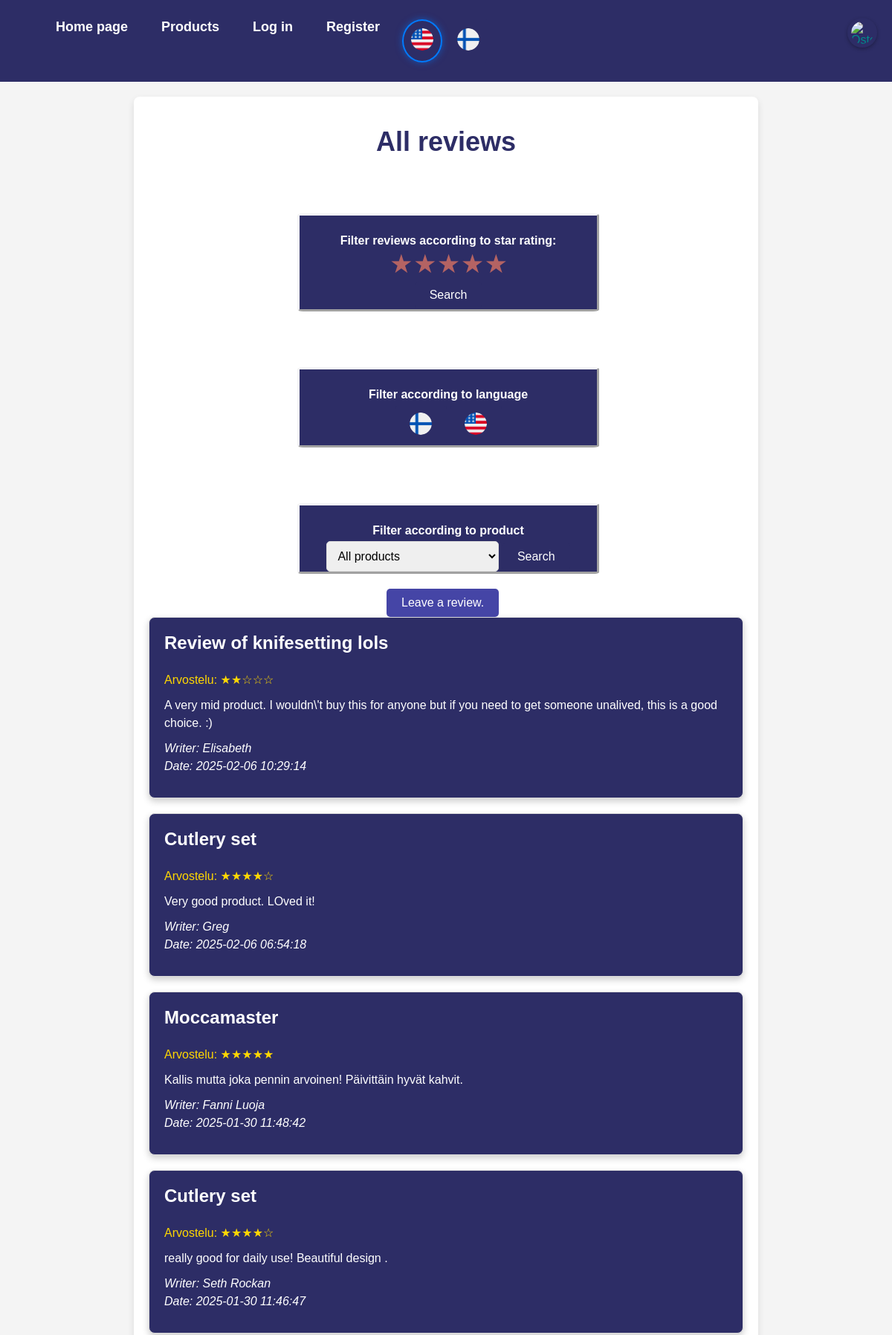
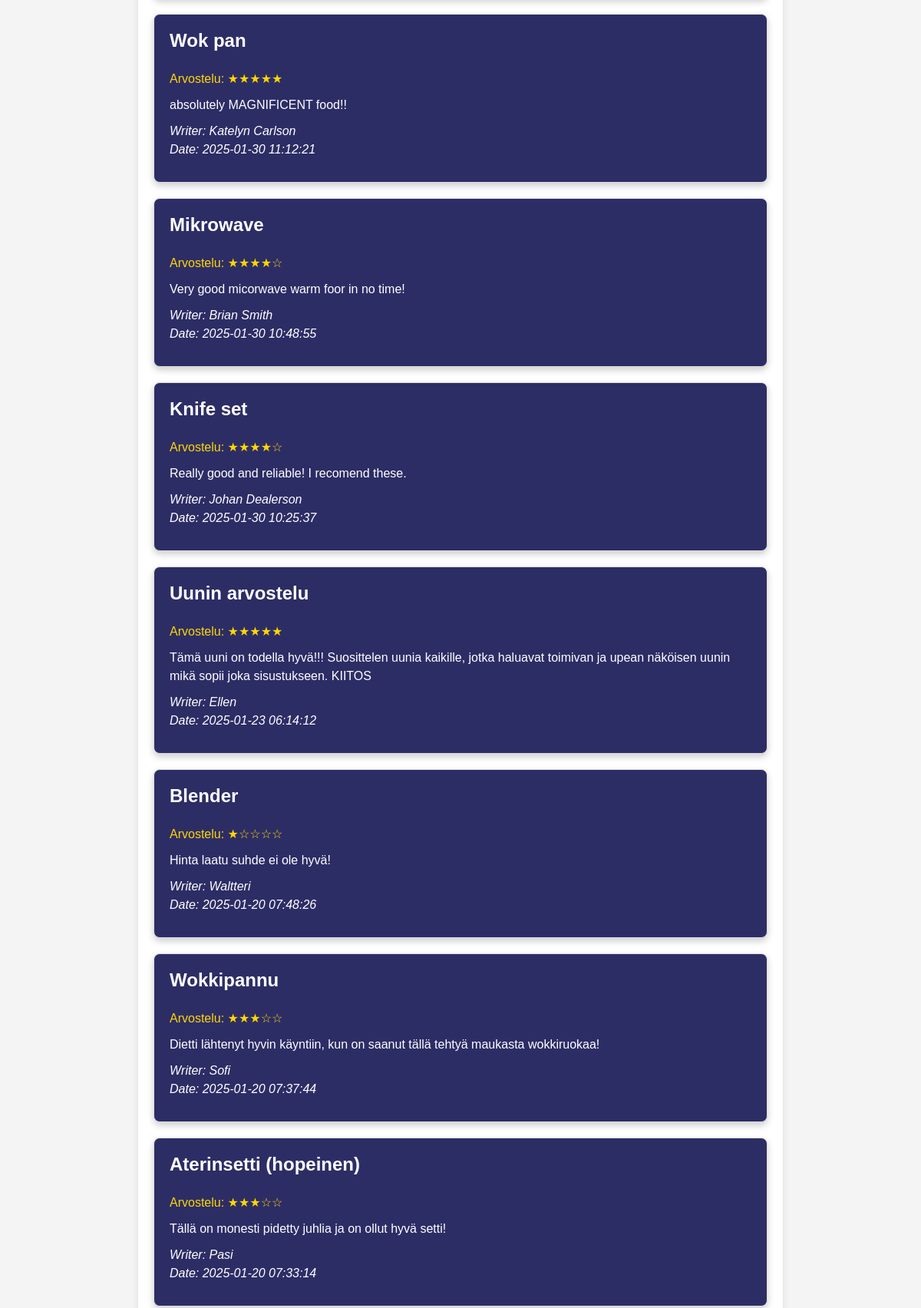
/index.php?page=arvosteluSivu (upper part), run on the app's committed database (2 pictures, top to bottom).
### tables this page shows
CREATE TABLE `arvostelut` (
  `id` int(11) NOT NULL,
  `tuote_id` int(11) NOT NULL,
  `nimi` varchar(255) NOT NULL,
  `sähköposti` varchar(255) NOT NULL,
  `otsikko` varchar(255) NOT NULL,
  `kommentti` text NOT NULL,
  `tähtiarvostelu` int(1) NOT NULL,
  `luotu` timestamp NOT NULL DEFAULT current_timestamp(),
  `arvosana` int(11) NOT NULL,
  `kieli` enum('fi','en') NOT NULL DEFAULT 'fi'
);

### arvosteluSivu.php (the view, shortened to what this page needs)
<?php
require_once('lang.php');
try {
    $dsn = "mysql:host=" . DB_HOST . ";dbname=" . DB_DATABASE . ";charset=utf8";
    $pdo = new PDO($dsn, DB_USER, DB_PASSWORD);
    $pdo->setAttribute(PDO::ATTR_ERRMODE, PDO::ERRMODE_EXCEPTION);
    $pdo->setAttribute(PDO::ATTR_DEFAULT_FETCH_MODE, PDO::FETCH_ASSOC);
    $pdo->setAttribute(PDO::ATTR_EMULATE_PREPARES, false);
} catch (PDOException $e) {
    die('Tietokantayhteyden muodostaminen epäonnistui: ' . $e->getMessage());
}
try {
    $stmt = $pdo->prepare("SELECT id, nimi FROM tuotteet");
    $stmt->execute();
} catch (PDOException $e) {
    echo '<p class="error">Virhe tuotteiden hakemisessa: ' . $e->getMessage() . '</p>';
    $products = [];
}
$product_id = isset($_GET['product_id']) ? $_GET['product_id'] : null;
try {
    if ($product_id) {
        $stmt = $pdo->prepare("SELECT * FROM arvostelut WHERE tuote_id = :product_id ORDER BY luotu DESC");
        $stmt->bindParam(':product_id', $product_id);
    } else {
        $stmt = $pdo->prepare("SELECT * FROM arvostelut ORDER BY luotu DESC");
    }
    $stmt->execute();
    $reviews = $stmt->fetchAll();
} catch (PDOException $e) {
    echo '<p class="error">Virhe arvostelujen hakemisessa: ' . $e->getMessage() . '</p>';
    $reviews = [];
}
try {
    $query = "SELECT * FROM arvostelut WHERE 1=1";
    $query .= " ORDER BY luotu DESC";
    $stmt = $pdo->prepare($query);
    $stmt->execute();
    $reviews = $stmt->fetchAll();
} catch (PDOException $e) {
    echo '<p class="error">Virhe arvostelujen hakemisessa: ' . $e->getMessage() . '</p>';
    $reviews = [];
}
?>
<!DOCTYPE html>
<html lang="en">
<head>
</head>
<body>
    <div class="review-container">
        <h1><?= $current_lang['AllReviews']; ?></h1>
        <div class="star-filter">
            <form method="GET" action="index.php">
                <label><?= $current_lang['FilterStar']; ?></label>
                <div class="star-rating">
                    <label for="star5">★</label>
                    <label for="star4">★</label>
                    <label for="star3">★</label>
                    <label for="star2">★</label>
                    <label for="star1">★</label>
                </div>
                <button type="submit"><?= $current_lang['Search']; ?></button>
            </form>
        </div>
        <form method="GET" action="index.php">
            <label><?= $current_lang['FilterLanguage']; ?></label>
            <button type="submit" name="lang_filter" value="fi">
                <img src="kuvat/suomenlippu.png" alt="Suomi" class="lang-icon">
            </button>
            <button type="submit" name="lang_filter" value="en">
                <img src="kuvat/englantilippu.png" alt="English" class="lang-icon">
            </button>
        </form>
        <div class="product-filter">
            <form method="GET" action="index.php">
                <label><?= $current_lang['FilterProduct']; ?></label>
                <select name="product_id" id="product_id" class="product-select">
                    <option value=""><?= $current_lang['AllProducts']; ?></option>
                </select>
                <button type="submit"><?= $current_lang['Search']; ?></button>
            </form>
        </div>
        <a class="edit-btn" href="index.php?page=lisaaArvostelu">
            <?= $current_lang['leaveReview']; ?></a>
        <?php if (empty($reviews)): ?>
            <h3><?= $current_lang['no_reviews']; ?><?= $current_lang['give_review']; ?><a
                    href="index.php?page=lisaaArvostelu">Tästä</a></h3>
        <?php else: ?>
            <?php foreach ($reviews as $review): ?>
                <div class="review">
                    <h3><?= htmlspecialchars($review['otsikko']) ?></h3>
                    <p class="rating">Arvostelu:
                        <?php
                        for ($i = 1; $i <= 5; $i++) {
                            if ($i <= $review['tähtiarvostelu']) {
                                echo '★';
                            } else {
                                echo '☆';
                            }
                        }
                        ?>
                    </p>
                    <p><?= nl2br(htmlspecialchars($review['kommentti'])) ?></p>
                    <p><em><?= $current_lang['writer']; ?>: <?= htmlspecialchars($review['nimi']) ?>
                            <br>
                            <?= $current_lang['date']; ?>: <?= $review['luotu'] ?></em></p>
                </div>
            <?php endforeach; ?>
        <?php endif; ?>
    </div>
</body>
</html>

### style.css (style rules this page uses)
body { background-image: url('https://live.staticflickr.com/8230/8410882716_2604e5af6b_b.jpg'); }
a { color: darkcyan; }
html, body { margin: 0; padding: 0; box-sizing: border-box; }
form { margin-top: 20%; background-color: rgb(45, 45, 102); max-width: 50%; text-align: center; margin-left: 25%; border-radius: 2%; border-style: outset; border-color: whitesmoke; padding-top: 25px; margin-top: 75px; }
h1 { font-size: 3vw; color: white; font-family: 'Trebuchet MS', 'Lucida Sans Unicode', 'Lucida Grande', 'Lucida Sans', Arial, sans-serif; }
p, b { color: white; }
.edit-btn { background-color: darkslateblue; padding: 10px; text-decoration: none; color: white; border-radius: 10px; transition: transform 0.3s ease-in; display: inline-block; }
label { display: block; margin-bottom: 5px; font-weight: bold; }
button { background-color: #28a745; color: white; font-size: 16px; border: none; cursor: pointer; }

### arvosteluSivu.php (style rules this page uses)
body { font-family: 'Trebuchet MS', Arial, sans-serif; margin: 0; padding: 0; background-color: #f4f4f4; color: #333; }
h1 { text-align: center; color: rgb(45, 45, 102); margin-top: 20px; }
.review-container { max-width: 800px; margin: 20px auto; background: white; border-radius: 8px; box-shadow: 0 4px 10px rgba(0, 0, 0, 0.1); padding: 20px; }
.product-filter { margin-bottom: 20px; text-align: center; }
.product-select { padding: 10px; font-size: 16px; border-radius: 5px; border: 1px solid #ddd; }
button { padding: 10px 20px; font-size: 16px; background-color: rgb(45, 45, 102); color: white; border: none; border-radius: 5px; cursor: pointer; }
.review { background: rgb(45, 45, 102); color: white; border: 1px solid #ddd; border-radius: 8px; box-shadow: 0 4px 10px rgba(0, 0, 0, 0.2); margin-bottom: 20px; padding: 20px; text-align: left; }
.review h3 { margin-top: 0; font-size: 1.5em; }
.rating { color: gold; font-size: 1.2em; margin: 10px 0; }
.review p { line-height: 1.5; font-size: 1em; margin: 10px 0; }
.star-filter { text-align: center; margin-bottom: 20px; }
.star-rating { display: flex; justify-content: center; gap: 5px; }
.star-rating label { font-size: 30px; color: rgb(180, 99, 99); cursor: pointer; transition: color 0.3s; }
label { color: white; }
.edit-btn { margin-left: 40%; background-color: #4545a6; color: white; padding: 10px 20px; text-decoration: none; border-radius: 5px; font-size: 16px; transition: background-color 0.3s ease; }
.lang-icon { width: 30px; height: auto; border-radius: 50%; transition: transform 0.2s ease, box-shadow 0.2s ease; }
button img { border: none; background: none; cursor: pointer; }

### data on the page
arvostelut: otsikko "Review of knifesetting lols", tähtiarvostelu 2 (drawn), kommentti "A very mid product. I wouldn\\'t buy this for anyone but if you need to get someone unalived, this is a good choice. :)", nimi "Elisabeth", luotu "2025-02-06 10:29:14"
arvostelut: otsikko "Cutlery set", tähtiarvostelu 4 (drawn), kommentti "Very good product. LOved it!", nimi "Greg", luotu "2025-02-06 06:54:18"
arvostelut: otsikko "Moccamaster", tähtiarvostelu 5 (drawn), kommentti "Kallis mutta joka pennin arvoinen! Päivittäin hyvät kahvit.", nimi "Fanni Luoja", luotu "2025-01-30 11:48:42"
arvostelut: otsikko "Cutlery set", tähtiarvostelu 4 (drawn), kommentti "really good for daily use! Beautiful design .", nimi "Seth Rockan", luotu "2025-01-30 11:46:47"
arvostelut: otsikko "Wok pan", tähtiarvostelu 5 (drawn), kommentti "absolutely MAGNIFICENT food!!", nimi "Katelyn Carlson", luotu "2025-01-30 11:12:21"
arvostelut: otsikko "Mikrowave", tähtiarvostelu 4 (drawn), kommentti "Very good micorwave warm foor in no time!", nimi "Brian Smith", luotu "2025-01-30 10:48:55"
arvostelut: otsikko "Knife set", tähtiarvostelu 4 (drawn), kommentti "Really good and reliable! I recomend these.", nimi "Johan Dealerson", luotu "2025-01-30 10:25:37"
arvostelut: otsikko "Uunin arvostelu", tähtiarvostelu 5 (drawn), kommentti "Tämä uuni on todella hyvä!!! Suosittelen uunia kaikille, jotka haluavat toimivan ja upean näköisen uunin mikä sopii joka sisustukseen. KIITOS", nimi "Ellen", luotu "2025-01-23 06:14:12"
arvostelut: otsikko "Blender", tähtiarvostelu 1 (drawn), kommentti "Hinta laatu suhde ei ole hyvä!", nimi "Waltteri", luotu "2025-01-20 07:48:26"
arvostelut: otsikko "Wokkipannu", tähtiarvostelu 3 (drawn), kommentti "Dietti lähtenyt hyvin käyntiin, kun on saanut tällä tehtyä maukasta wokkiruokaa!", nimi "Sofi", luotu "2025-01-20 07:37:44"
arvostelut: otsikko "Aterinsetti (hopeinen)", tähtiarvostelu 3 (drawn), kommentti "Tällä on monesti pidetty juhlia ja on ollut hyvä setti!", nimi "Pasi", luotu "2025-01-20 07:33:14"

### other printed values
$current_lang['homepage'] "Home page"
$current_lang['products'] "Products"
$current_lang['login'] "Log in"
$current_lang['register'] "Register"
$current_lang['AllReviews'] "All reviews"
$current_lang['FilterStar'] "Filter reviews according to star rating:"
$current_lang['Search'] "Search"
$current_lang['FilterLanguage'] "Filter according to language"
$current_lang['FilterProduct'] "Filter according to product"
$current_lang['leaveReview'] "Leave a review."
form field product_id "All products"
